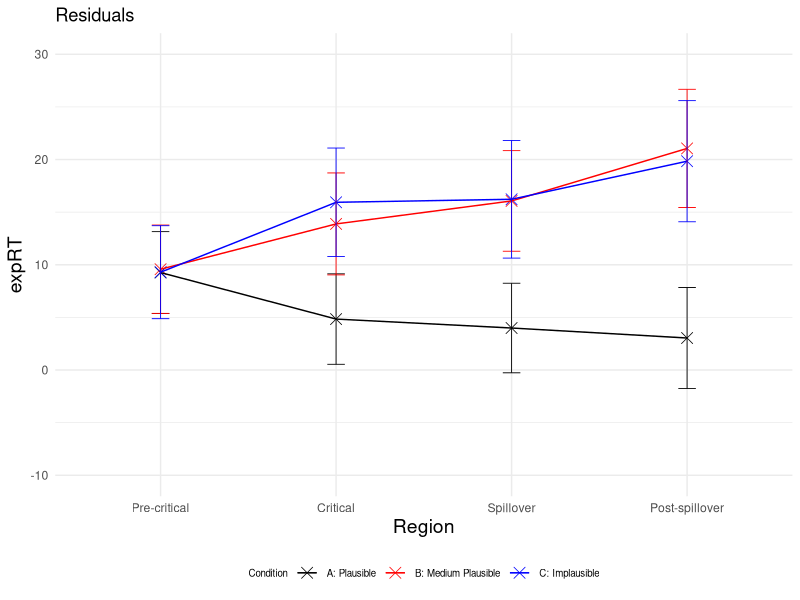
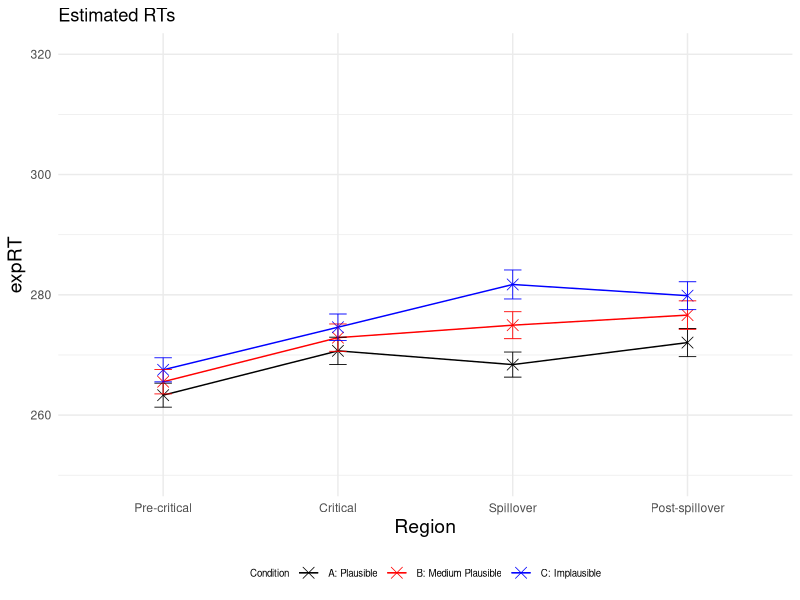
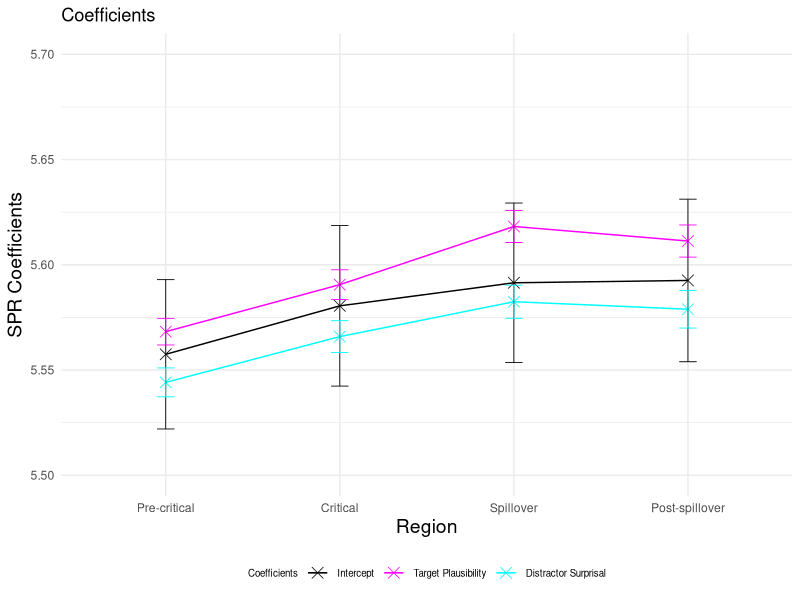
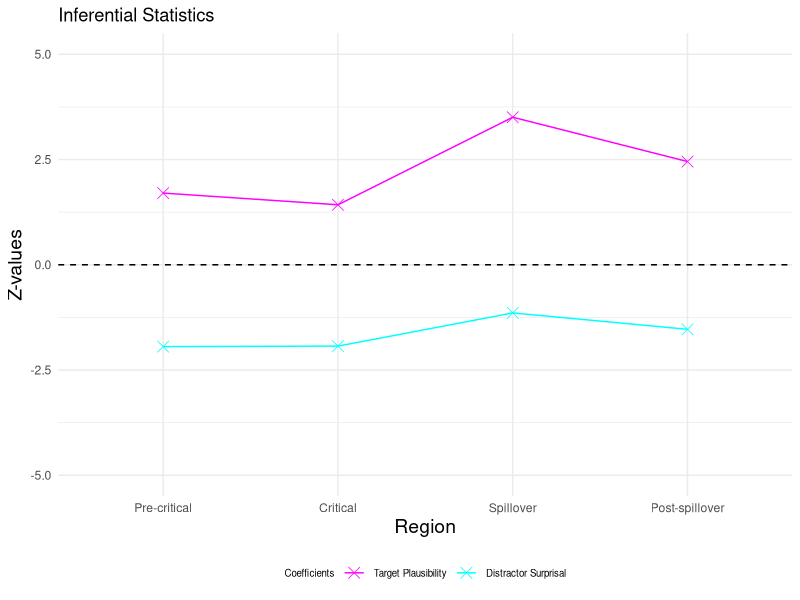
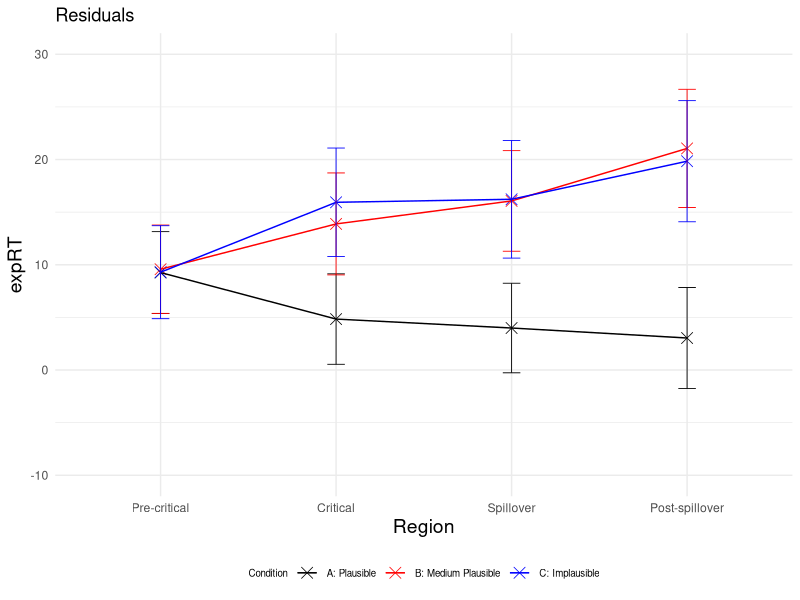
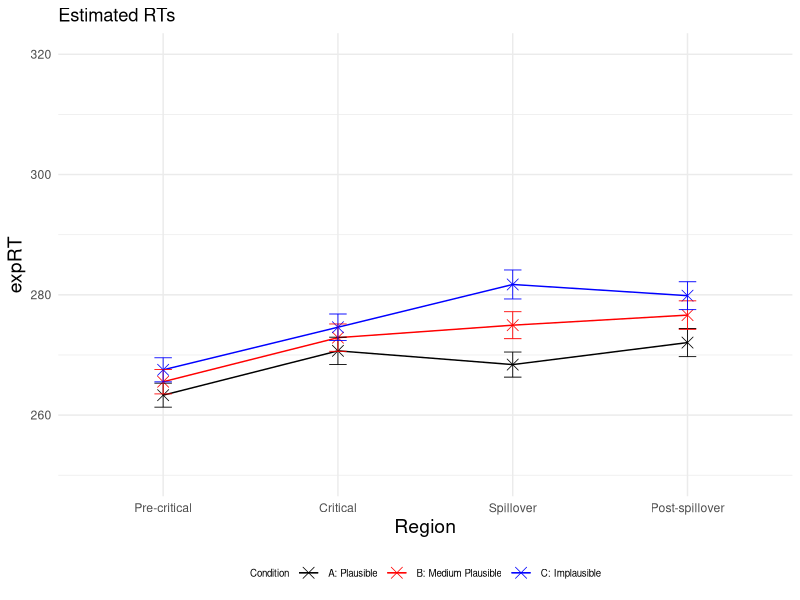
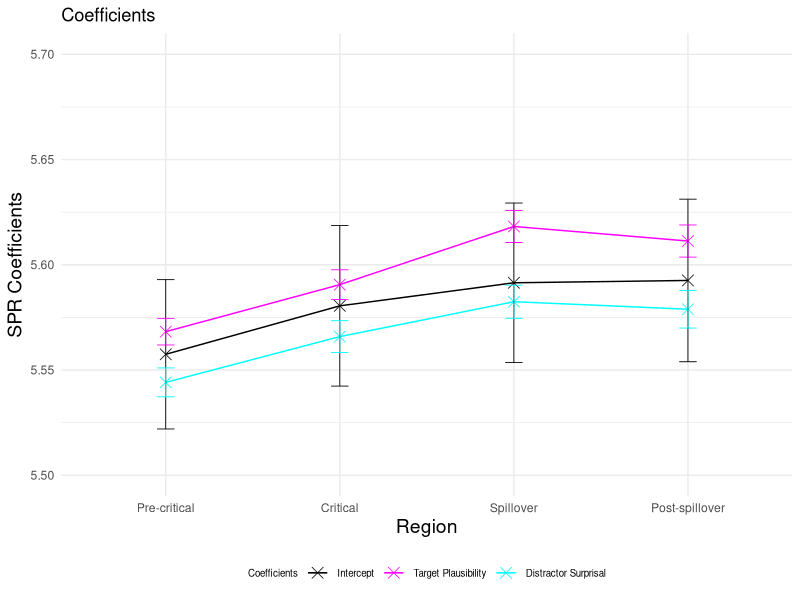
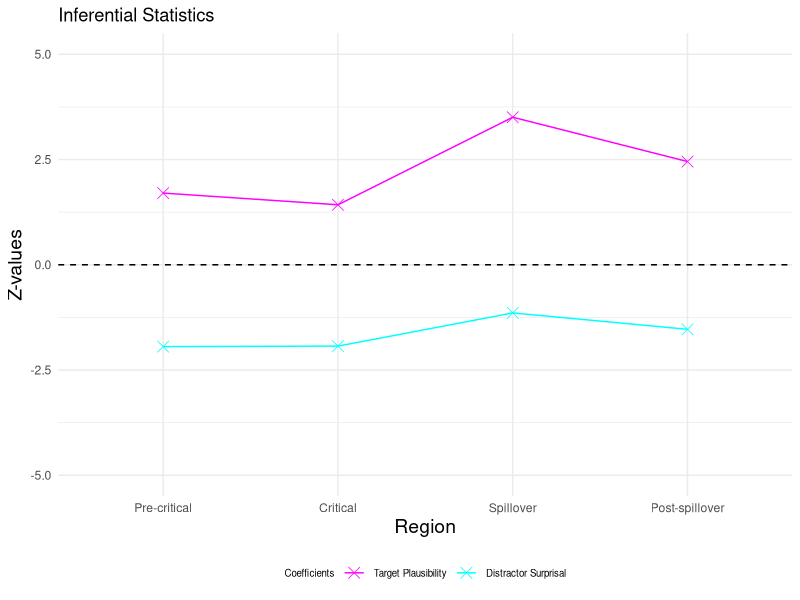

Here is the R script that generated these plots, in order:
### LMER ###
# load lme4 package
library(lme4)
library(lmerTest)
library(dplyr)
library(ggplot2)

setwd("~/Downloads/Master_Thesis/3_SPR_Study/not_log_transformed/")
GP6 <- read.csv("GP6SPR_processed.csv")

residuals <- data.frame(
  Region = character(0),
  Condition = character(0),
  Residual = numeric(0),
  SE_Residual = numeric(0)
)

logRT_estimated <- data.frame(
  Region = character(0),
  Condition = character(0),
  Estimated_logRT = numeric(0),
  SE_Estimated = numeric(0)
)

p_values <- data.frame(
  Region = character(0),
  p_value_plausibility_target = numeric(0),
  p_value_surprisal_distractor = numeric(0)
)

SPR_coefficients <- data.frame(
  Region = character(0),
  Estimate = character(0),
  Estimate_value = numeric(0),
  Estimate_error = numeric(0),
  Z_value = numeric(0)
)


regions <- c("Pre-critical", "Critical", "Spillover", "Post-spillover") 
conditions <- c("A", "B", "C") 

for (region in regions) 
{
  # Precritical region
  region_subset <- subset(GP6, Region == region)

  # standardise predictors
  region_subset$scaled_Plaus_per_region <- scale(region_subset$SPR_Plaus_Rating)
  region_subset$scaled_Surprisaldist_per_region <- scale(region_subset$Surprisal_distractor)
  # invert predictor plausibility
  region_subset$inverted_scaled_Plaus_per_region <- (region_subset$scaled_Plaus_per_region) * (-1)
  #log transform reading times
  region_subset$logRT_per_region <- log(region_subset$ReadingTime)
  
  
  
  # define and run the linear mixed-effects regression model for the precritical region 
  model_per_region <- lmerTest::lmer(logRT_per_region ~ inverted_scaled_Plaus_per_region + scaled_Surprisaldist_per_region + 
                              (1 + inverted_scaled_Plaus_per_region + scaled_Surprisaldist_per_region | Subject) + 
                              (1 + inverted_scaled_Plaus_per_region + scaled_Surprisaldist_per_region | Item), data = region_subset)
  
  # print the summary of the model
  summary_per_region <- summary(model_per_region)
  print(summary_per_region)
  
  # calculate p-values
  p_values_per_region <- summary_per_region$coefficients[, "Pr(>|t|)"]
  new_row_p_value <- data.frame(Region = region, 
                                p_value_plausibility_target = p_values_per_region[2], 
                                p_value_surprisal_distractor = p_values_per_region[3])
  p_values <- rbind(p_values, new_row_p_value)
  
  # extract intercept and coefficients added to intercept
  coefficients_per_region <- summary_per_region$coefficients
  intercept <- coefficients_per_region["(Intercept)", 1]
  plaus_target_coeff <- coefficients_per_region["(Intercept)", 1] + coefficients_per_region["inverted_scaled_Plaus_per_region", 1]
  surprisal_distractor_coeff <- coefficients_per_region["(Intercept)", 1] + coefficients_per_region["scaled_Surprisaldist_per_region", 1]
  
  # add error bars for coefficients and intercept
  new_row_coefficient <- data.frame(Region = region, 
                                    Estimate = "Intercept", 
                                    Estimate_value = intercept, 
                                    Estimate_error = coefficients_per_region["(Intercept)", 2],
                                    Z_value = 0)
  SPR_coefficients <- rbind(SPR_coefficients, new_row_coefficient)
  
  new_row_coefficient <- data.frame(Region = region,
                                    Estimate = "Plausability",
                                    Estimate_value = plaus_target_coeff,
                                    Estimate_error = coefficients_per_region["inverted_scaled_Plaus_per_region", 2],
                                    Z_value = coefficients_per_region["inverted_scaled_Plaus_per_region", 1] / coefficients_per_region["inverted_scaled_Plaus_per_region", 2])
  SPR_coefficients <- rbind(SPR_coefficients, new_row_coefficient)
  
  new_row_coefficient <- data.frame(Region = region,
                                    Estimate = "Surprisal", 
                                    Estimate_value = surprisal_distractor_coeff, 
                                    Estimate_error = coefficients_per_region["scaled_Surprisaldist_per_region", 2],
                                    Z_value = coefficients_per_region["scaled_Surprisaldist_per_region", 1] / coefficients_per_region["scaled_Surprisaldist_per_region", 2])
  SPR_coefficients <- rbind(SPR_coefficients, new_row_coefficient)
  
  for (condition in conditions)
  {
    #####predict condition A, precritical#####
    region_per_condition <- subset(region_subset, Condition == condition)
    region_per_condition$region_per_condition_Predicted <- predict(model_per_region, newdata = region_per_condition,  type = "response")
    #exponentiate estimated logRTs to obtain estimated raw RTs for comparison with observed raw RTs
    region_per_condition$region_per_condition_Predicted_exp <- exp(region_per_condition$region_per_condition_Predicted)

    # calculate residuals (raw observed RTs - raw estimated RTs)
    Residual_region_per_condition <- mean(region_per_condition$ReadingTime) - mean(region_per_condition$region_per_condition_Predicted_exp)
    
    # estimated RT for each condition per region
    region_per_condition_RT_estimated <- mean(region_per_condition$region_per_condition_Predicted_exp)
    
    # calculate standard error for residuals
    SE_residuals_region_per_condition <- sqrt(sd(region_per_condition$ReadingTime, na.rm = TRUE)^2/length(region_per_condition$ReadingTime) + sd(region_per_condition$region_per_condition_Predicted_exp, na.rm = TRUE)^2/length(region_per_condition$region_per_condition_Predicted_exp))
    
    new_row_residuals <- data.frame(Region = region, Condition = condition, Residual = Residual_region_per_condition, SE_Residual = SE_residuals_region_per_condition)
    residuals <- rbind(residuals, new_row_residuals)
    
    # calculate standard error for logRT estimated
    SE_estimated_region_per_condition <- sd(region_per_condition$region_per_condition_Predicted_exp, na.rm = TRUE) / sqrt(length(region_per_condition$region_per_condition_Predicted_exp)) 
    
    new_row_logRT_estimated <- data.frame(Region = region, Condition = condition, Estimated_logRT = region_per_condition_RT_estimated, SE_Estimated = SE_estimated_region_per_condition)
    logRT_estimated <- rbind(logRT_estimated, new_row_logRT_estimated)
  }
}

# plot residuals
# Create a line plot 
p <- ggplot(residuals, aes(x = factor(Region, levels = c("Pre-critical", "Critical", "Spillover", "Post-spillover")), 
                           y = Residual, color = Condition, group = Condition)) + geom_point(shape = 4, size = 3.5, stroke = 0.4) + geom_line(linewidth=0.5) + ylim (-10, 30)
p <- p + theme_minimal() + geom_errorbar(aes(ymin=Residual-SE_Residual, ymax=Residual+SE_Residual), width=.1, size=0.3) 
p <- p + scale_color_manual(name="Condition", labels=c("A: Plausible", "B: Medium Plausible", "C: Implausible"), values=c("#000000", "#FF0000", "#0000FF"))
p <- p + labs(x="Region", y="expRT", title = "Residuals") 
p <- p + theme(legend.position="bottom", legend.text=element_text(size=7), legend.title=element_text(size=7), axis.title.x = element_text(size = 14), axis.title.y = element_text(size = 14)) 
p 

ggsave("Residuals_Plot.pdf", p, width=4, height=4)


# plot estimated logRTs
# Create a line plot 
p <- ggplot(logRT_estimated, aes(x = factor(Region, levels = c("Pre-critical", "Critical", "Spillover", "Post-spillover")), 
                                 y = Estimated_logRT, color = Condition, group = Condition)) + geom_point(shape = 4, size = 3.5, stroke = 0.4) + geom_line(linewidth=0.5) + ylim (250, 320)
p <- p + theme_minimal() + geom_errorbar(aes(ymin=Estimated_logRT-SE_Estimated, ymax=Estimated_logRT+SE_Estimated), width=.1, size=0.3) 
p <- p + scale_color_manual(name="Condition", labels=c("A: Plausible", "B: Medium Plausible", "C: Implausible"), values=c("#000000", "#FF0000", "#0000FF"))
p <- p + labs(x="Region", y="expRT", title = "Estimated RTs") 
p <- p + theme(legend.position="bottom", legend.text=element_text(size=7), legend.title=element_text(size=7), axis.title.x = element_text(size = 14), axis.title.y = element_text(size = 14)) 
p 
ggsave("Estimated_RTs_Plot.pdf", p, width=4, height=4)

# plot intercept and coefficients added to intercept
p <- ggplot(SPR_coefficients, aes(x = factor(Region, levels = c("Pre-critical", "Critical", "Spillover", "Post-spillover")), 
                                 y = Estimate_value, color = Estimate, group = Estimate)) + geom_point(shape = 4, size = 3.5, stroke = 0.4) + geom_line(linewidth=0.5) + ylim (5.5, 5.7)
p <- p + theme_minimal() + geom_errorbar(aes(ymin=Estimate_value-Estimate_error, ymax=Estimate_value+Estimate_error), width=.1, size=0.3) 
p <- p + scale_color_manual(name="Coefficients", labels=c("Intercept", "Target Plausibility", "Distractor Surprisal"), values=c("#000000", "#FF00FF", "#00FFFF"))
p <- p + labs(x="Region", y="SPR Coefficients", title = "Coefficients") 
p <- p + theme(legend.position="bottom", legend.text=element_text(size=7), legend.title=element_text(size=7), axis.title.x = element_text(size = 14), axis.title.y = element_text(size = 14)) 
p 
ggsave("Intercept_Coefficients_Plot.pdf", p, width=4, height=4)


# plot effect sizes (z-vaues)
Effect_sizes <- subset(SPR_coefficients, Estimate != 'Intercept')

p <- ggplot(Effect_sizes, aes(x = factor(Region, levels = c("Pre-critical", "Critical", "Spillover", "Post-spillover")), 
                                  y = Z_value, color = Estimate, group = Estimate)) + geom_point(shape = 4, size = 3.5, stroke = 0.4) + geom_line(linewidth=0.5) + ylim (-5, 5)
p <- p + geom_hline(yintercept=0, linetype=2)
p <- p + theme_minimal()
p <- p + scale_color_manual(name="Coefficients", labels=c( "Target Plausibility", "Distractor Surprisal"), values=c("#FF00FF", "#00FFFF"))
p <- p + labs(x="Region", y="Z-values", title = "Inferential Statistics") 
p <- p + theme(legend.position="bottom", legend.text=element_text(size=7), legend.title=element_text(size=7), axis.title.x = element_text(size = 14), axis.title.y = element_text(size = 14)) 
p 
ggsave("Z_values_Plot.pdf", p, width=4, height=4)
